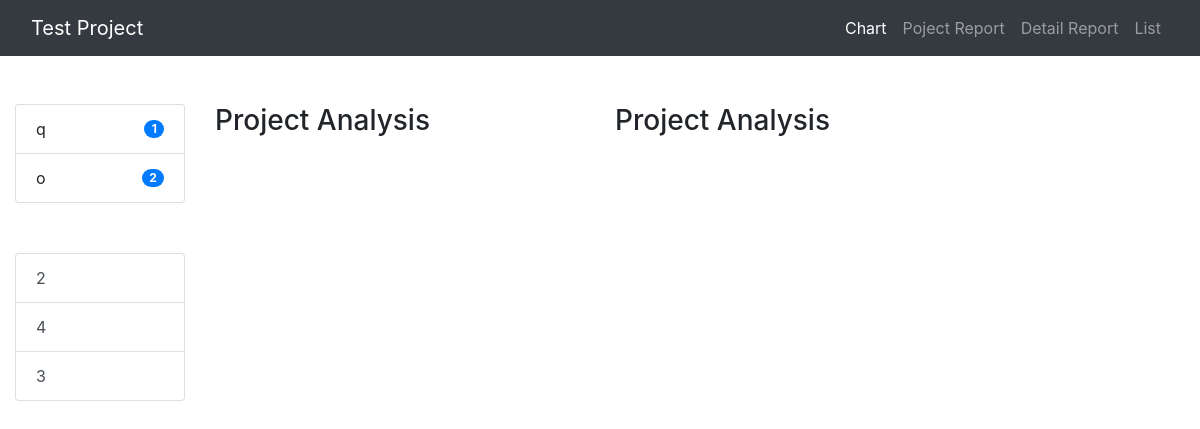
Before: / with the older database file.
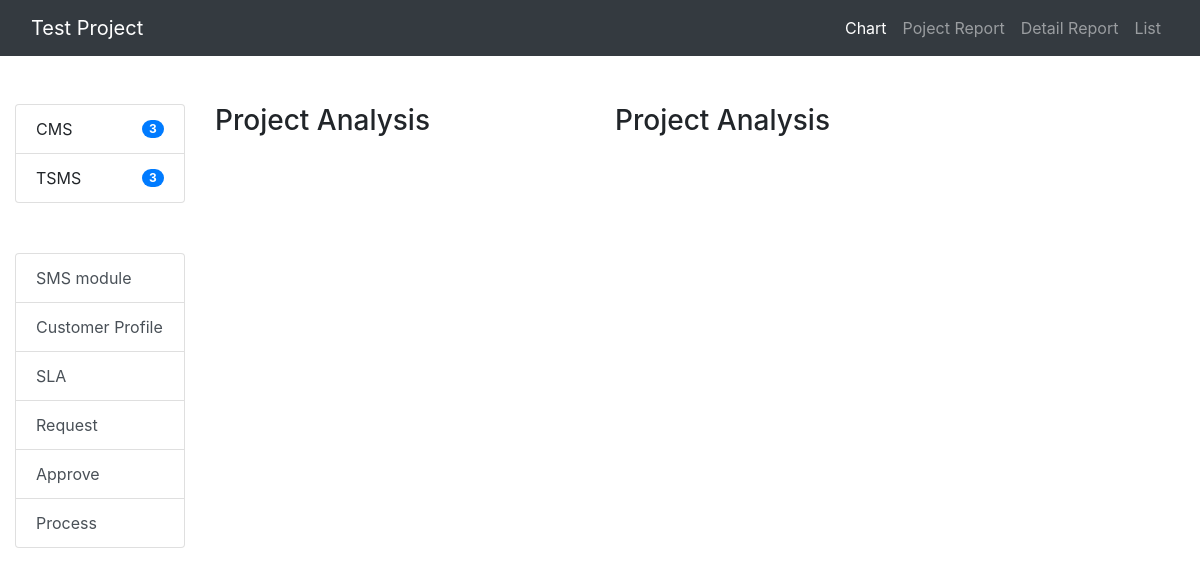
After: the same page with the newer database file.
### tables this page shows
CREATE TABLE `project` (
  `project_id` int(255) NOT NULL,
  `project_name` varchar(100) NOT NULL
);

CREATE TABLE `activity` (
  `activity_id` int(255) NOT NULL,
  `activity_name` varchar(100) NOT NULL,
  `projected_start_date` date NOT NULL,
  `projected_end_date` date NOT NULL,
  `actual_start_date` date NOT NULL,
  `actual_end_date` date NOT NULL,
  `projected_days` int(255) NOT NULL,
  `actual_days` int(255) NOT NULL,
  `accuracy` char(50) NOT NULL,
  `score` int(255) NOT NULL,
  `stat` varchar(10) NOT NULL,
  `project_id` int(255) NOT NULL
);

### index.php (the view, shortened to what this page needs)
<!DOCTYPE html>
<html>
<head>
    <link rel="stylesheet" href="https://maxcdn.bootstrapcdn.com/bootstrap/4.1.3/css/bootstrap.min.css">
    <link rel="stylesheet" href="//cdnjs.cloudflare.com/ajax/libs/morris.js/0.5.1/morris.css">
</head>
<body>
    <nav class="navbar navbar-expand-sm bg-dark navbar-dark navbar-fixed-top">
        <div class="container-fluid">
            <div class="navbar-header">
                <a class="navbar-brand" href="#">Test Project</a>
            </div>
            <ul class="navbar-nav">
                <li class="nav-item active">
                    <a class="nav-link" href="#">Chart</a>
                </li>
                <li class="nav-item">
                    <a class="nav-link" href="project_report_page.php">Poject Report</a>
                </li>
                <li class="nav-item">
                    <a class="nav-link" href="detail_report_page.php">Detail Report</a>
                </li>
                <li class="nav-item">
                    <a class="nav-link" href="list_page.php">List</a>
                </li>
            </ul>
        </div>
    </nav>
    <br><br>
    <div class="container-fluid">
        <div class="row">
            <div class="col-sm-2">
                <div class="row-sm-2">
                    <ul class="list-group">
                        <?php
                        require('conn.php');
                        $query = "SELECT * FROM project";
                        $result = mysqli_query($conn, $query);
                        while($row = mysqli_fetch_array($result)) {
                            $project_id = $row["project_id"];
                            $query2 = "SELECT COUNT(*) FROM activity WHERE project_id = '$project_id'";
                            $result2 = mysqli_query($conn, $query2);
                            $row2 = mysqli_fetch_array($result2);
                            $counter = $row2["COUNT(*)"];
                            echo "
                                <li class='list-group-item d-flex justify-content-between align-items-center'>
                                    ".$row["project_name"]."
                                    <span class='badge badge-primary badge-pill'>".$counter."</span>
                                </li>";
                        }
                        ?>
                    </ul>
                </div>
                <div class="row-sm-2">
                    <div class="list-group">
                        <?php
                        require('conn.php');
                        $query = "SELECT activity_name FROM activity";
                        $result = mysqli_query($conn, $query);
                        while($row = mysqli_fetch_array($result)) {
                            echo "
                                <button type='button' class='list-group-item list-group-item-action' id='btn_update'>".$row["activity_name"]."</button>";
                        }
                        ?>
                    </div>
                </div>
            </div>
            <div class="col-sm-4">
                <h3>Project Analysis</h3>
            </div>
            <div class="col-sm-6">
                <h3>Project Analysis</h3>
            </div>
        </div>
    </div>
</body>
</html>

Changed rows visible on the page:
removed project: project_name "q", counter "1"
removed project: project_name "o", counter "2"
removed activity: activity_name "2"
removed activity: activity_name "4"
removed activity: activity_name "3"
added project: project_name "CMS", counter "3"
added project: project_name "TSMS", counter "3"
added activity: activity_name "SMS module"
added activity: activity_name "Customer Profile"
added activity: activity_name "SLA"
added activity: activity_name "Request"
added activity: activity_name "Approve"
added activity: activity_name "Process"
